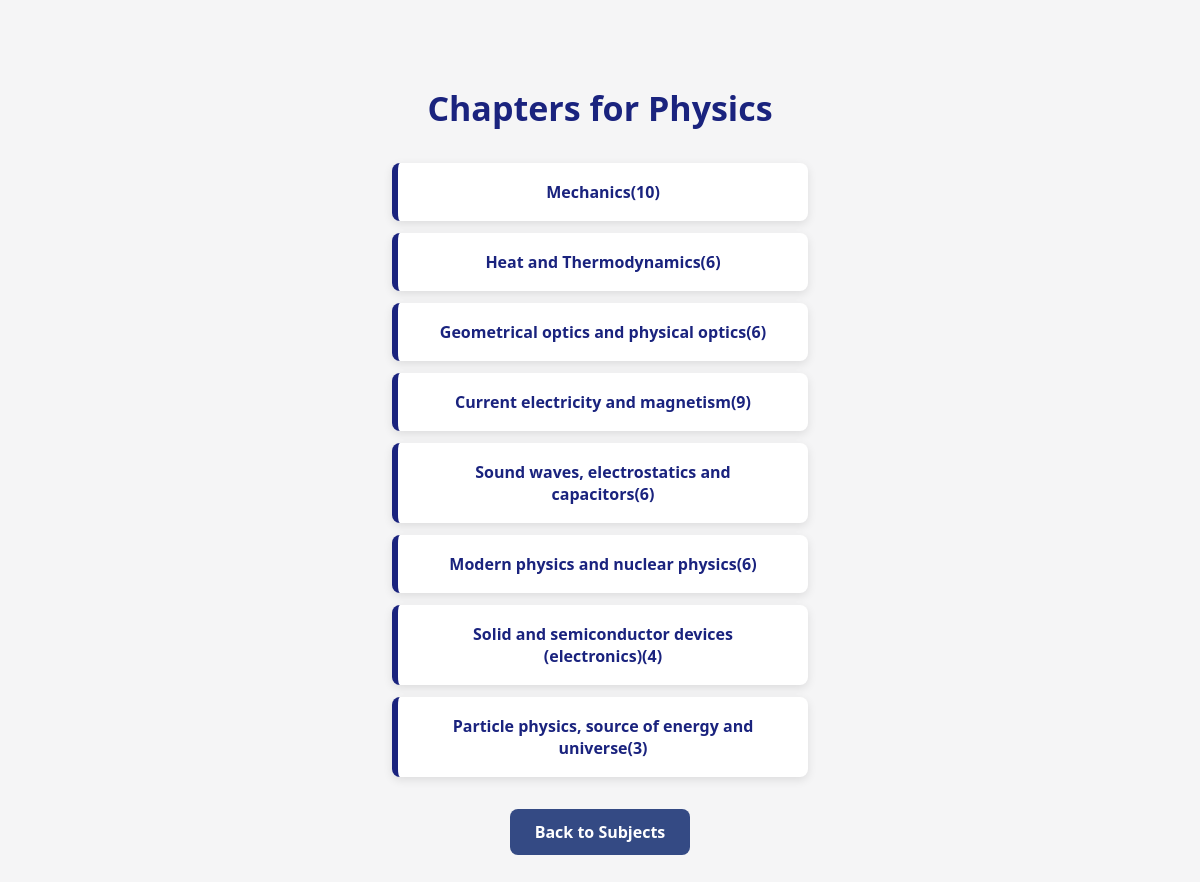
The app's page /subject/1/ with its own data.
### CEE_Quiz/models.py (models this page shows, shortened)
class Subject(models.Model):
    name = models.CharField(max_length=100)

class Chapter(models.Model):
    subject = models.ForeignKey(Subject, on_delete=models.CASCADE)
    name = models.CharField(max_length=100)

### CEE_Quiz/views.py (the view)
# urls.py: path('subject/<int:subject_id>/' , views.chapters,name='chapters' ),
def chapters(request, subject_id):
    subject = get_object_or_404(Subject, id= subject_id)
    chapters_list = Chapter.objects.filter(subject= subject)
    return render(request, 'chapter.html', {'subject':subject, 'chapters': chapters_list})

### CEE_Quiz/templates/chapter.html (shortened to what this page needs)
<!DOCTYPE html>
{% load static %}
<html lang="en">
<head>
    <link rel="stylesheet" href="{% static 'css/chapter.css' %}">
</head>
<body>
    <div class="container">
        <h1>Chapters for {{ subject.name }}</h1>
        <div class="chapter-container">
            {% for chap in chapters %}
                <div class="chapter-card">
                    <a href="{% url 'quiz' chap.id %}" class="chapter-link">{{ chap.name }}</a>
                </div>
        </div>
        <div class="back-button">
            <a href="{% url 'home' %}">Back to Subjects</a>
        </div>
    </div>
</body>
</html>

### CEE_Quiz/static/css/chapter.css (style rules this page uses)
body { font-family: 'Segoe UI', Tahoma, Geneva, Verdana, sans-serif; background: #f5f5f6; margin: 0; padding: 0; color: #333; }
.container { width: 85%; max-width: 900px; display: flex; flex-direction: column; margin: 40px auto; text-align: center; border: 2px solid transparent; padding: 20px; align-items: center; justify-content: flex-start; }
h1 { font-size: 34px; color: #1a237e; margin-bottom: 20px; }
a.chapter-link { display: block; margin: 12px auto; padding: 18px 25px; background: #fff; border-left: 6px solid #1a237e; border-radius: 8px; box-shadow: 0 3px 10px rgba(0,0,0,0.1); text-decoration: none; color: #1a237e; font-weight: bold; width: 80%; transition: all 0.3s ease; }
.back-button { margin-top: 20px; margin-bottom: 20px; }
.back-button a { display: inline-block; background-color: #344a84; color: #fff; padding: 12px 25px; border-radius: 8px; text-decoration: none; font-weight: bold; transition: background-color 0.2s, transform 0.2s; }

### records on screen
Subject: name "Physics"
Chapter: name "Mechanics(10)"
Chapter: name "Heat and Thermodynamics(6)"
Chapter: name "Geometrical optics and physical optics(6)"
Chapter: name "Current electricity and magnetism(9)"
Chapter: name "Sound waves, electrostatics and capacitors(6)"
Chapter: name "Modern physics and nuclear physics(6)"
Chapter: name "Solid and semiconductor devices (electronics)(4)"
Chapter: name "Particle physics, source of energy and universe(3)"
